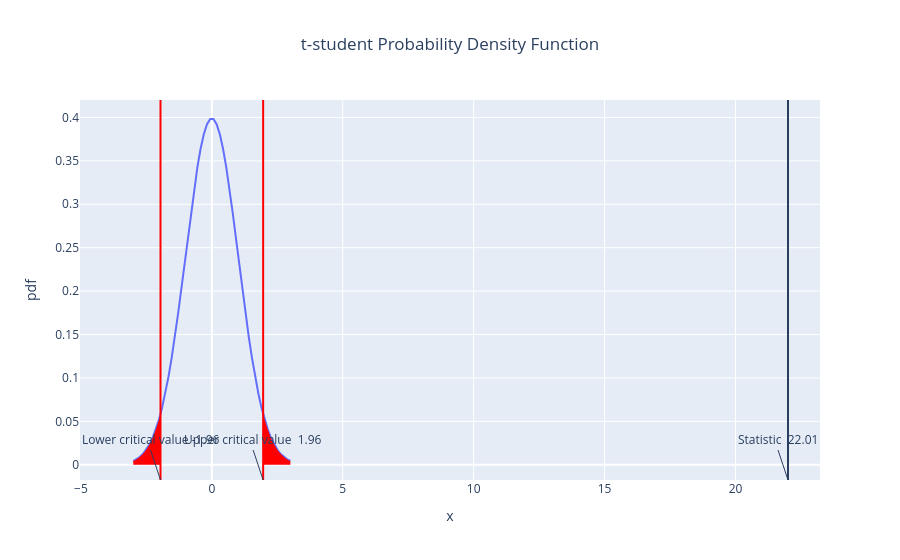

The code cell stored with this chart in its notebook:
### Code cell
import scipy.stats as st
import plotly.express as px
show_statistical_test(t_statistic, 0.05, n_test+n_control-2, distribution="t-student", alternative="two-sided")
